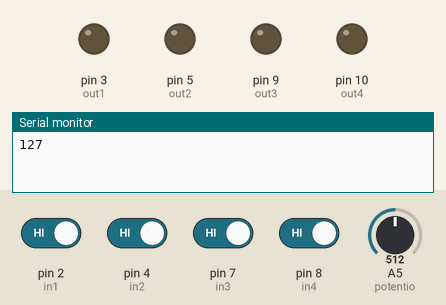
The sketch below on a simulated Arduino Uno, built with avr-gcc and run on an emulated ATmega328P. Parts: output pins drawn as LEDs (lit = HIGH), the last lines printed to the serial monitor. Dashed ring = blinking. The test bench sets the inputs (shaded band); at power-on: pin 2 (in1), pin 4 (in2), pin 7 (in3), pin 8 (in4) HIGH, A5 (potentio) = 512.

Above: at 1.2 s.
1.3 s: pin 2 (in1) driven LOW and pin 4 (in2) driven LOW and pin 7 (in3) driven LOW and pin 8 (in4) driven LOW
At 1.43 s:
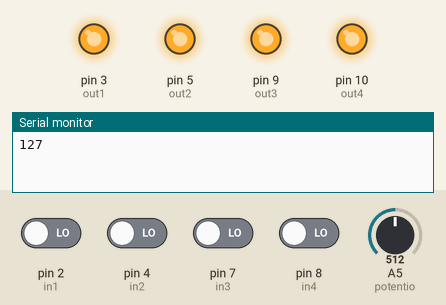
3.0 s: pin 7 (in3) driven HIGH
At 3.64 s:
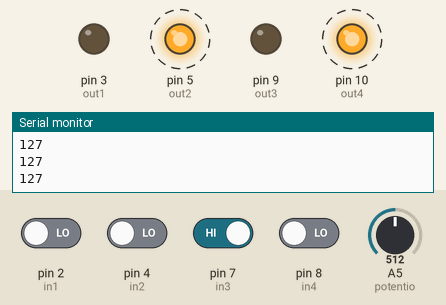
6.0 s: A5 (potentio) set to 6
9.0 s: A5 (potentio) set to 3
At 10.2 s:
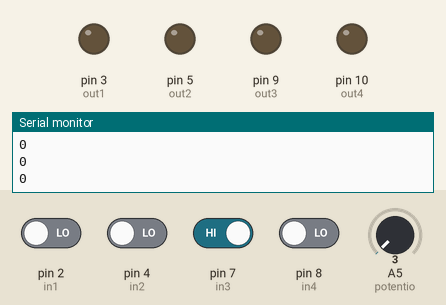
10.6 s: A5 (potentio) set to 122
At 11.35 s:
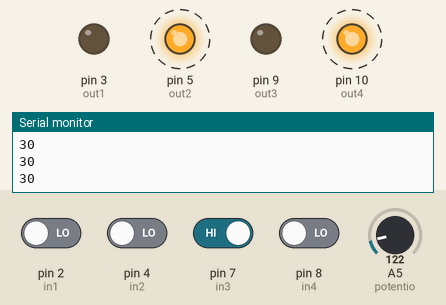
13.6 s: A5 (potentio) set to 0
At 14.6 s:
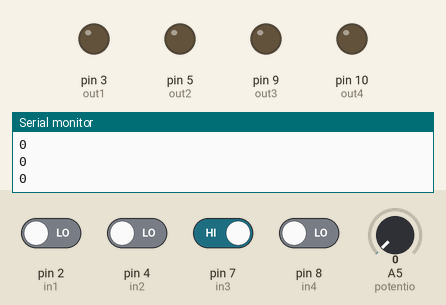
Timing chart, 0 to 16.2 s (numbered marks = the images above; inputs shaded):
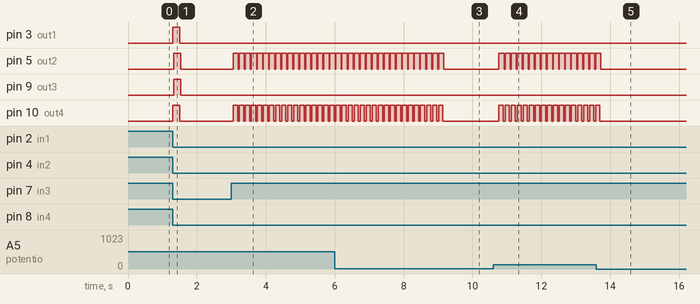

The sketch:

mini_rover1.ino
```cpp
//Input Pins
int in1 = 2;
int in2 = 4;
int in3 = 7;
int in4 = 8;
int potentio = A5;

//Output Pins
int out1 = 3;
int out2 = 5;
int out3 = 9;
int out4 = 10;


void setup()
{
  //Declaring Input pins
  pinMode(in1, INPUT_PULLUP);
  pinMode(in2, INPUT_PULLUP);
  pinMode(in3, INPUT_PULLUP);
  pinMode(in4, INPUT_PULLUP);
  pinMode(potentio, INPUT_PULLUP);

  //Declaring Output pins
  pinMode(out1, OUTPUT); //Forward Pin for Motor 1
  pinMode(out2, OUTPUT); //Backward Pin for Motor 1
  pinMode(out3, OUTPUT); //Backward Pin for Motor 2
  pinMode(out4, OUTPUT); //Forward Pin for Motor 2

  Serial.begin(9600);

}

void loop()
{
  int switch1 = digitalRead(in1); //Reading button State
  int switch2 = digitalRead(in2);
  int switch3 = digitalRead(in3);
  int switch4 = digitalRead(in4);

  int speed = map(analogRead(potentio), 0, 1023, 0, 255);
  Serial.println(speed);

  while (multipleSwitchOn() == true){ //Function checks if multiple buttons are on
  	digitalWrite(out1, LOW);
    digitalWrite(out2, LOW);
    digitalWrite(out3, LOW);
    digitalWrite(out4, LOW);
    int speed = map(analogRead(potentio), 0, 1023, 0, 255);
  }


  if(switch1 == HIGH){ //Motors go forward
    digitalWrite(out1, speed);
    digitalWrite(out4, speed);
        delay(25);


  }
  else if(switch1 == LOW){
    digitalWrite(out1, LOW);
    digitalWrite(out4, LOW);
	delay(25);

  }

  if(switch2 == HIGH) { //Motors go backwards
   digitalWrite(out2, speed);
   digitalWrite(out3, speed);
	delay(25);

  }
  else if(switch2 == LOW) {
    digitalWrite(out2, LOW);
    digitalWrite(out3, LOW);
	delay(25);

  }

  if(switch3 == HIGH){ //Motors move left
    digitalWrite(out2, speed);
    digitalWrite(out4, speed);
	delay(25);

  }


  if(switch4 == HIGH){ //Motors move right
   	digitalWrite(out1, speed);
    digitalWrite(out3, speed);
	delay(25);

  }
  delay(100);

}

bool multipleSwitchOn(){
  int switchPins[] = {2,4,7,8}; //declaring pins in an array
  int onSwitches = 0;
  int pinCount = 4;

  for (int i = 0; i < pinCount; i++){ //for loop to check if buttons are on
    if (digitalRead(switchPins[i]) == HIGH){
   		onSwitches += 1; //if buttons are on, adds 1.
    }

  }

  if(onSwitches >= 2){
  	return true;
  }
  onSwitches = 0;
  return false;


}
```

Measured:
- the behaviour switches between 5 and 4 on A5 (potentio) (found by bisection; images 2 and 3)
- after the input at 1.3 s, pin 3 (out1), pin 5 (out2), pin 9 (out3), pin 10 (out4): LOW → HIGH at once, → LOW 0.20 s later
- after the input at 3.0 s, pin 5 (out2): alternates HIGH for 0.15 s and LOW for 0.03 s, starting after 0.05 s; pin 10 (out4): alternates HIGH for 0.13 s and LOW for 0.05 s, starting after 0.05 s
- after the input at 9.0 s, pin 5 (out2): goes on until 9.2 s, then stays LOW; pin 10 (out4): goes on until 9.1 s, then stays LOW
- after the input at 10.6 s, pin 5 (out2): alternates HIGH for 0.15 s and LOW for 0.03 s, starting after 0.17 s; pin 10 (out4): alternates HIGH for 0.13 s and LOW for 0.05 s, starting after 0.17 s
- after the input at 13.6 s, pin 5 (out2), pin 10 (out4): goes on until 13.7 s, then stays LOW
